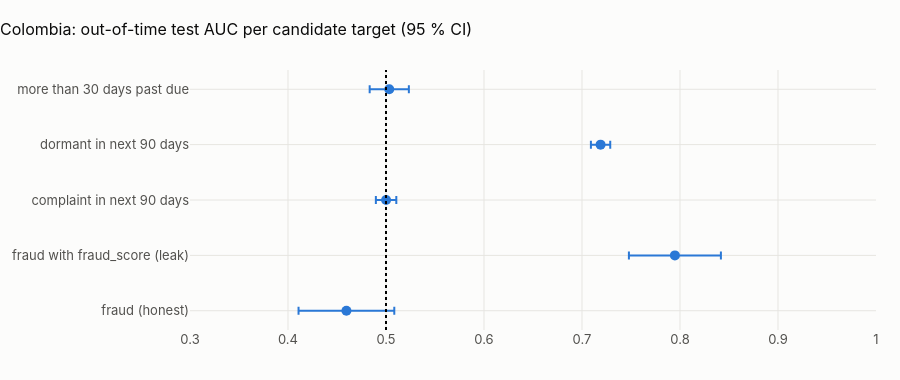

Notebook source saved alongside this figure:
### Markdown cell above
## 6 · The learnability map of Colombia

### Code cell
res = pd.DataFrame(results)
res.insert(0, "country", COUNTRY)
res.insert(1, "dataset", DATASET)
cols = [
    "country",
    "dataset",
    "name",
    "train_rows",
    "test_rows",
    "test_positives",
    "base_rate",
    "auc",
    "auc_lo",
    "auc_hi",
    "ap",
    "ap_lo",
    "ap_hi",
    "ap_lift",
    "best_single_feature",
    "best_single_auc",
    "verdict",
    "split_at",
    "dropped_empty_features",
]
res[cols].to_csv(OUT / f"{PREFIX}_{COUNTRY.lower()}_learnability.csv", index=False)
show(res[cols].round(4), paging=False)
fig = go.Figure()
ok = res[np.isfinite(res.auc)]
fig.add_trace(
    go.Scatter(
        x=ok.auc,
        y=ok.name,
        mode="markers",
        error_x=dict(
            type="data", symmetric=False, array=ok.auc_hi - ok.auc, arrayminus=ok.auc - ok.auc_lo
        ),
        marker=dict(size=10),
    )
)
fig.add_vline(x=0.5, line_dash="dot")
fig.update_layout(
    title=f"{CTRY.title}: out-of-time test AUC per candidate target (95 % CI)",
    height=380,
    yaxis_title=None,
    xaxis_range=[0.3, 1.0],
)
fig.show()

### Figure 1 — Plotly figure (JSON) as saved in the notebook; plotly's stock layout.template omitted (floating-point values rounded to 4 significant figures)
{"data": [{"error_x": {"array": [0.04886, 0.04693, 0.01043, 0.00986, 0.02], "arrayminus": [0.04886, 0.04693, 0.01043, 0.00986, 0.02], "symmetric": false, "type": "data"}, "marker": {"size": 10}, "mode": "markers", "type": "scatter", "x": [0.4596, 0.7948, 0.5001, 0.719, 0.5033], "y": ["fraud (honest)", "fraud with fraud_score (leak)", "complaint in next 90 days", "dormant in next 90 days", "more than 30 days past due"]}], "layout": {"height": 380, "shapes": [{"line": {"dash": "dot"}, "type": "line", "x0": 0.5, "x1": 0.5, "xref": "x", "y0": 0, "y1": 1, "yref": "y domain"}], "title": {"text": "Colombia: out-of-time test AUC per candidate target (95 % CI)"}, "xaxis": {"range": [0.3, 1.0]}, "yaxis": {"title": {}}}}
